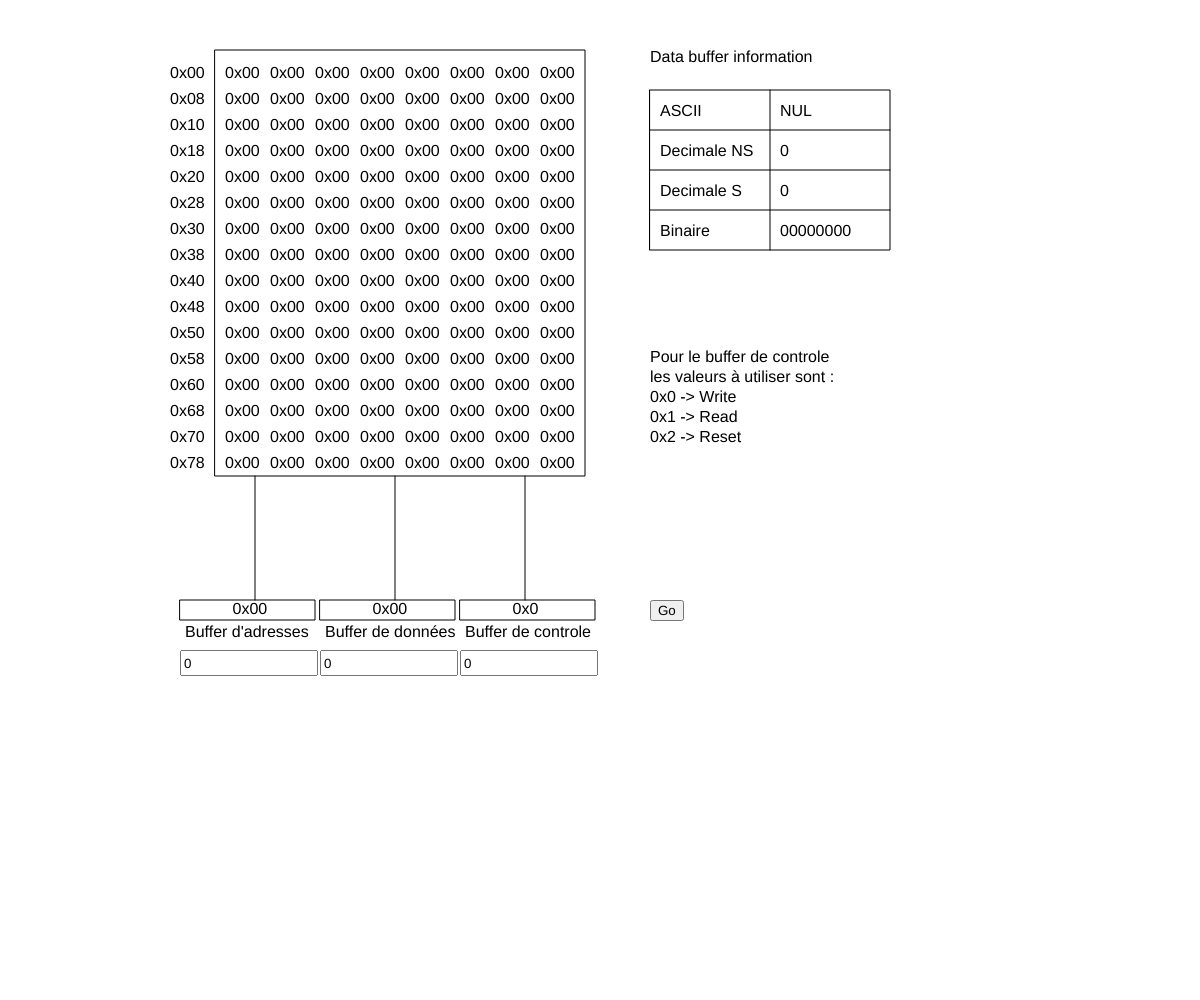
Frame 1 (no input)
Frame 60 (no input): identical to frame 1, image omitted
Frame 120 (the mouse pressed at the canvas centre since frame 60): identical to frame 1, image omitted

The p5.js sketch that drew this single still picture (run headless with seeded random() and noise() and a simulated clock; from frame 60 on, the mouse is pressed at the canvas centre):

// p5.js sketch
// ── sketch.js

const policeSize = 16;

let memory;
let addressBuffer;
let dataBuffer;
let controlBuffer;
let infoTable;

let addressInput = "00";
let dataInput = "00";
let controlInput = "0";

function setup() {
	createCanvas(windowWidth, windowHeight);

	memory = new Memory(0x7f);
	memory.drawMemory(170, 50);

	addressBuffer = new Buffer(2, typeOfBuffer.ADDRESS);
	addressBuffer.drawBuffer(180, 600);
	drawInputAddressBuffer(180, 650);

	dataBuffer = new Buffer(2, typeOfBuffer.DATA);
	dataBuffer.drawBuffer(320, 600);
	drawInputDataBuffer(320, 650);

	controlBuffer = new Buffer(1, typeOfBuffer.CONTROL);
	controlBuffer.drawBuffer(460, 600);
	drawInputControlBuffer(460, 650);

	stroke(0);
	strokeWeight(1);
	line(255, 476, 255, 600); // Memoire vers buffer d'adresses
	line(395, 476, 395, 600); // Memoire vers buffer de données
	line(525, 476, 525, 600); // Memoire vers buffer de controle

	let goButton = createButton("Go");
	goButton.position(650, 600);
	goButton.mouseClicked(goButtonClicked);

	strokeWeight(0);
	let info = "Pour le buffer de controle les valeurs à utiliser sont : 0x0 -> Write \n0x1 -> Read\n0x2 -> Reset"
	text(info, 650, 350, 200, 300);

	infoTable = new InformationTable("0");
	infoTable.drawTable("Data buffer information", 650, 50, 240, 200);
	infoTable.redraw();
}

function draw() {

}

function drawInputAddressBuffer(x, y) {
	const height = 20;
	const textWidth = 30;

	let input = createInput(addressBuffer.value.toString(16));
	input.position(x, y);
	input.size(130, height);
	input.input(updateAddressInput);
}

function updateAddressInput() {
	addressInput = this.value();
}

function drawInputDataBuffer(x, y) {
	const height = 20;
	const textWidth = 30;

	let input = createInput(dataBuffer.value.toString(16));
	input.position(x, y);
	input.size(130, height);
	input.input(updateDataInput);
}

function updateDataInput() {
	dataInput = this.value();
}

function drawInputControlBuffer(x, y) {
	const height = 20;
	const textWidth = 30;

	let input = createInput(controlBuffer.value.toString(16));
	input.position(x, y);
	input.size(130, height);
	input.input(updateControlInput);
}

function updateControlInput() {
	controlInput = this.value();
}

function goButtonClicked() {
	// On regarde le buffer de controle. Si la valeur correspond à une des 3 connues
	// alors on realise l'action demandé
	let intControl = parseInt(controlInput, 16);

	if (checkInput()) {

		addressBuffer.value = addressInput;
		addressBuffer.changeText();

		dataBuffer.value = dataInput;
		dataBuffer.changeText();

		controlBuffer.value = controlInput;
		controlBuffer.changeText();

		infoTable.value = dataInput;
		infoTable.redraw();

		if (intControl == controlValue.WRITE) {
			memory.setData(parseInt(addressInput, 16), parseInt(dataInput, 16));
			memory.redrawMemory();

		} else if (intControl == controlValue.READ) {
			let data = memory.getData(parseInt(addressInput, 16));
			dataBuffer.value = data;
			dataBuffer.changeText();

		} else if (intControl == controlValue.RESET) {
			memory.reset();
			memory.redrawMemory();
		}

	}

}

function checkInput() {

	let isAddressCorrect = true;
	if (addressBuffer.isValidValue(addressInput) == false) {
		drawCross(250, 690);
		isAddressCorrect = false;
	} else {
		hideCross(250, 690);
	}

	let isDataCorrect = true;
	if (dataBuffer.isValidValue(dataInput) == false) {
		drawCross(390, 690);
		isDataCorrect = false;
	} else {
		hideCross(390, 690);
	}

	let isControlCorrect = true;
	if (controlBuffer.isValidValue(controlInput) == false) {
		drawCross(520, 690);
		isControlCorrect = false;
	} else {
		hideCross(520, 690);
	}

	return isAddressCorrect && isControlCorrect && isDataCorrect

}

function hideCross(x, y) {
	fill(255);
	noStroke();
	rect(x - 1, y - 1, 12, 12);
	stroke(0);
}

function drawCross(x, y) {
	stroke(255, 0, 0);
	strokeWeight(2);
	line(x, y, x + 10, y + 10);
	line(x, y + 10, x + 10, y);
	stroke(0);
	strokeWeight(1);
}

// ── Buffer.js
let typeOfBuffer = {
  ADDRESS : "Buffer d'adresses",
  CONTROL : "Buffer de controle",
  DATA    : "Buffer de données"
}

let controlValue = {
  WRITE : 0x00,
  READ  : 0x01,
  RESET : 0x02
}

const hexCharacter = ["0", "1", "2", "3", "4", "5", "6", "7", "8", "9", "A", "B", "C", "D", "E", "F"];

class Buffer {

  constructor(size, type) {
    this.size = size; // En octet
    this.type = type; // Du type typeOfBuffer

    this.value = 0;
  }

  setStringValue(value) {
    value = value.toString(16).toUpperCase();
    if (value.length > this.size) {
      return "Err"
    } else {
      value = value.padStart(this.size, "0");
      return "0x" + value;
    }
  }

  drawBuffer(x, y) {
    const width = 135;
    const height = 20;
    const textWidth = 30;

    this.x = x;
    this.y = y;

    // Le contour du buffers
    stroke(0);
    fill(255);
    strokeWeight(1);
    rect(x, y, width, height);

    // La valeur
    fill(0);
    strokeWeight(0);
    textSize(policeSize);
    let textX = x + (width / 2) - (textWidth / 2);
    let textY = y + (height / 2) - (policeSize / 2);
    text(this.setStringValue(this.value), textX, textY, textWidth, policeSize);

    // Le titre
    text(this.type, x + 5, y + height + 5, width, policeSize);
  }

  changeText() {
    const width = 135;
    const height = 20;
    const textWidth = 30;
    // Cache le text precedent
    noStroke();
    fill(255);
    rect(this.x + 1, this.y + 1, width - 1, height - 1);
    stroke(0);
    fill(0);

    strokeWeight(0);
    textSize(policeSize);
    let textX = this.x + (width / 2) - (textWidth / 2);
    let textY = this.y + (height / 2) - (policeSize / 2);
    text(this.setStringValue(this.value), textX, textY, textWidth, policeSize);
  }

  isValidValue(value) {
    if (value.length > this.size || value.length == 0) {
      return false
    } else {
      for (let i = 0; i < value.length; i++) {
        if (hexCharacter.filter(char => char == value[i].toUpperCase()).length == 0) {
          return false
        }
      }
    }
    return true
  }
}

// ── InformationTable.js
const ASCIITable = ["NUL", "SOH", "STX", "ETX", "EOT", "ENQ", "ACK", "BEL", "BS", "HT", "LF", "VT", "FF", "CR",
"SO", "SI", "DLE", "DC1", "DC2", "DC3", "DC4", "NAK", "SYN", "ETB", "CAN", "EM", "SUB", "ESC", "FS", "GS", "RS",
"US", "space", "!", '"', "#", "$", "%", "&", "'", "(", ")", "*", "+", ",", "-", ".", "/", "0", "1", "2", "3", "4",
"5", "6", "7", "8", "9", ":", ";", "<", "=", ">", "?", "@", "A", "B", "C", "D", "E", "F", "G", "H", "I", "J", "K",
"L", "M", "N", "O", "P", "Q", "R", "S", "T", "U", "V", "W", "X", "Y", "Z", "[", "\\", "]", "^", "_", "`", "a",
"b", "c", "d", "e", "f", "g", "h", "i", "j", "k", "l", "m", "n", "o", "p", "q", "r", "s", "t", "u", "v", "w", "x",
"y", "z", "{", "}", "|", "~", "DEL"];

class InformationTable {

  constructor(value) {
    this.value = value;
  }

  drawTable(title, x, y, width, height) {
    let widthPerRow = width / 2;
    let heightPerRow = height / 5;

    this.title = title;
    this.x = x;
    this.y = y;
    this.width = width;
    this.height = height;

    // Title
    textSize(policeSize);
    strokeWeight(0);
    text(title, x, y, width, heightPerRow);

    // Contour du tableau
    fill(255);
    strokeWeight(1);
    rect(x, y + heightPerRow, width, height - heightPerRow);

    // Ligne du tableau
    stroke(0);
  	strokeWeight(1);
    for (let row = 2; row < 5; row++) {
      line(x, y + (row * heightPerRow), x + width,y + (row * heightPerRow));
    }

    // Ligne des colonnes
    line(x + widthPerRow, y + heightPerRow, x + widthPerRow, y + height);

    this.setStringValue();

    // Remplissage des cases
    // Premiere ligne - ASCII
    fill(0);
    strokeWeight(0);
    text("ASCII", x + 10, y + heightPerRow + (heightPerRow / 3), widthPerRow - 20, policeSize);
    text(this.toAscii(), x + 10 + widthPerRow, y + heightPerRow + (heightPerRow / 3), widthPerRow - 20, policeSize);

    // Deuxieme ligne - Decimale
    text("Decimale NS", x + 10, y + (2 * heightPerRow) + (heightPerRow / 3), widthPerRow - 20, policeSize);
    text(this.toDecimale(), x + 10 + widthPerRow, y + (2 * heightPerRow) + (heightPerRow / 3), widthPerRow - 20, policeSize);

    // Deuxieme ligne - Decimal signe
    text("Decimale S", x + 10, y + (3 * heightPerRow) + (heightPerRow / 3), widthPerRow - 20, policeSize);
    text(this.toDecimalSigne(), x + 10 + widthPerRow, y + (3 * heightPerRow) + (heightPerRow / 3), widthPerRow - 20, policeSize);

    // Deuxieme ligne - Binaire signé
    text("Binaire", x + 10, y + (4 * heightPerRow) + (heightPerRow / 3), widthPerRow - 20, policeSize);
    text(this.toBinaire(), x + 10 + widthPerRow, y + (4 * heightPerRow) + (heightPerRow / 3), widthPerRow - 20, policeSize);
  }

  setStringValue() {
    this.value = this.value.toString(16).toUpperCase();
    this.value = this.value.padStart(this.size, "0");
    return "0x" + this.value;
  }

  toAscii() {
    let decimale = parseInt(this.value, 16);
    return decimale < ASCIITable.length ? ASCIITable[decimale] : "Out of range"
  }

  toDecimale() {
    return parseInt(this.value, 16);
  }

  toBinaire() {
    let decimale = parseInt(this.value, 16);
    let binaire = decimale.toString(2);
    return binaire.padStart(8, "0")
  }

  toDecimalSigne() {
    let decimale = parseInt(this.value, 16);
    return this.decimaleToDecimaleSigne(decimale)
  }

  redraw() {
    noStroke();
    fill(255);
    rect(this.x, this.y, this.width + 1, this.height + 1);
    fill(0);
    stroke(0);

    this.drawTable(this.title, this.x, this.y, this.width, this.height);
  }

  decimaleToDecimaleSigne(number) {

    number = number.toString(2);
    number = number.padStart(8, '0');

    let isPositif = true;
    if (number[0] == "1") {
      isPositif = false;
      number = number.slice(1);
    }

  	if (isPositif) {
  		return parseInt(number, 2)

  	} else {
      let comp1 = this.complementA1(number);
    	let comp2 = (parseInt(comp1, 2) + parseInt("1", 2)).toString(2);
    	return "-" + parseInt(comp2, 2)
    }

  }

  complementA1(number) {
  	let comp1 = "";
  	for (let i = 0; i < number.length; i++) {
  		if (number[i] == "0") {
  			comp1 += "1";
  		} else {
  			comp1 += "0";
  		}
  	}
  	return comp1;
  }


}

// ── Memory.js

class Memory {

  constructor(maxAdress = 0) {
    this.maxAdress = maxAdress

    this.array = [];

    // Initialise l'array avec 0x00
    // L'index de l'array represente une adresse
    // Une adresse vaut 1 octet, ainsi la taille de la memoire
    // vaut maxAdress * 8 bits

    for (let i = 0x0; i < this.numberOfAddress; i++) {
      this.array.push(0x00);
    }

  }

  getData(address) {
    if (address > this.maxAdress) {
      return "err"
    } else {
      return this.array[address];
    }
  }

  setData(address, data) {
    // Retourne faux si address ou data est invalide
    if (address > this.maxAdress || data > 0x100) {
      return false
    } else {
      this.array[address] = data;
      return true
    }
  }

  get arraySnapshot() {
    console.log(this.array)
  }

	get numberOfAddress() {
		return this.maxAdress + 1
	}

  drawMemory(x, y) {

    this.x = x;
    this.y = y;

    const octetPerRow = 8;
    const padding = 10;
    const textWidth = 35;

  	let numberOfRow = this.numberOfAddress / octetPerRow;

    // Le contour de la memoire

    strokeWeight(1);
    stroke(0);
    let memoryWidth = (octetPerRow + 1) * padding + (octetPerRow * textWidth);
    let memoryHeight = (numberOfRow + 1) * padding + (numberOfRow * policeSize);
  	rect(this.x + padding + textWidth, this.y, memoryWidth, memoryHeight);
    stroke(255);

    // On stocke ces valeurs pour les reutiliser dans redrawMemory()
    this.memoryWidth = memoryWidth;
    this.memoryHeight = memoryHeight;

    // Remplissage de la memoire
  	let row = 0;
  	let col = 0;
  	for (let address = 0; address < this.numberOfAddress; address++) {

  		if (address % octetPerRow == 0) {
  			row += 1;
  			col = 0;
  		}

  		let data = this.getData(address);

  		if (data == "err") {
  			data = 0;
  		}

  		data = this.format(data);

      fill(0);
  		textSize(policeSize);
      let dataWidth = (this.x + padding + textWidth) + padding + (padding * col) + (col * textWidth);
      let dataHeight = (this.y - padding) + (padding * row) + (row * policeSize);
  		text(data, dataWidth, dataHeight, textWidth, policeSize);


  		col++;
  	}

    // L'addresse de la premiere donnée de la rangée
  	for (let row = 0; row < numberOfRow; row++) {
  		let address = this.format(row * 8);

  		textSize(policeSize);
      let addressWidth = this.x;
      let addressHeight = (this.y + policeSize) + (padding * row) + (row * policeSize);
  		text(address, addressWidth, addressHeight, textWidth, policeSize);

      this.memoryWidth += padding / 2;
  	}
    fill(255);
  }

  redrawMemory() {
    // Cache la memoire precedente
    noStroke();
    fill(255);
    rect(this.x, this.y, this.memoryWidth, this.memoryHeight + 1);

    this.drawMemory(this.x, this.y);
  }

  format(data) {
  	data = data.toString(16);
  	if (data.length == 1) {
  		data = "0" + data;
  	}

  	return "0x" + data
  }

  reset() {
    for (let address = 0x0; address < this.numberOfAddress; address++) {
      this.array[address] = "00";
    }
  }

}
